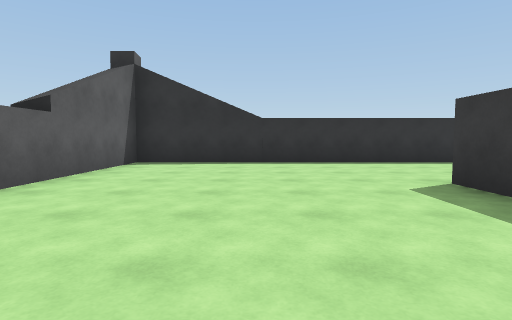
[1] (above)

19 first-person views from a walk through a 3-D level made in the Unity game engine. The camera is 1.2 m above the floor, tilts 4° down and sees 80° across. The floor is counted in squares, 2 m on a side. Each view is taken from the middle of a square. On the plan, view 1 faces up. The plan holds only what a view shows up to about 9 squares ahead; the rest is blank. The place goes on beyond the plan. The player character is not drawn. Surface patterns are stand-ins for the level's own textures.

[2]
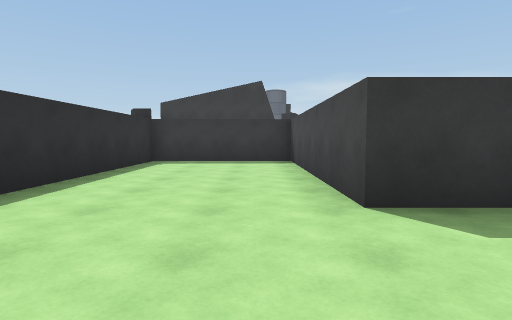

[3]
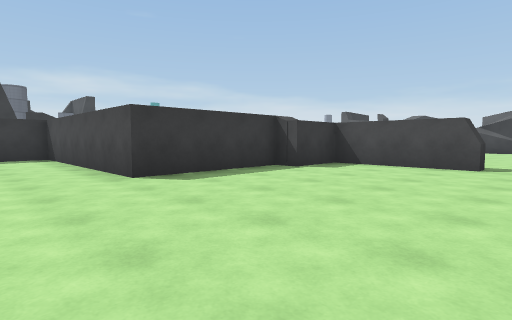

[4]
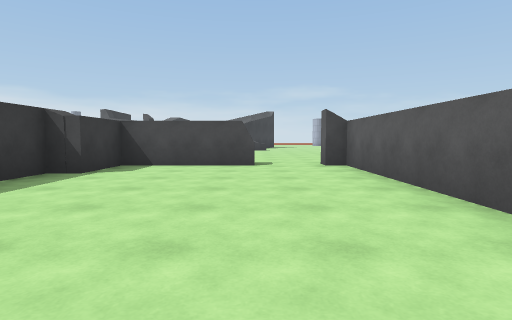

[5]
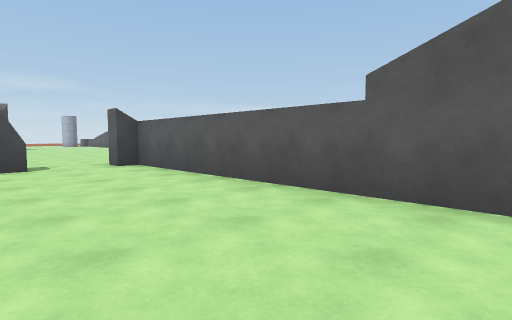

[6]
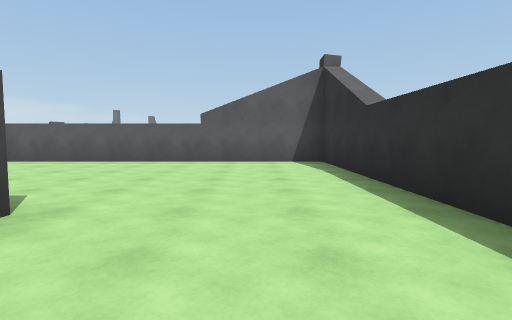

[7]
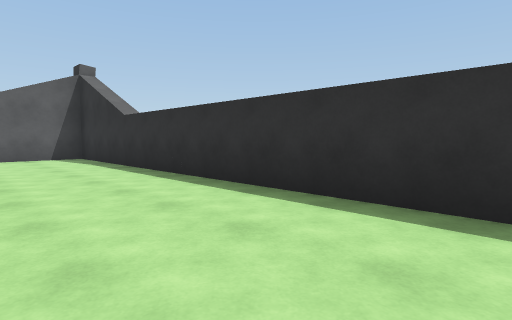

[8]
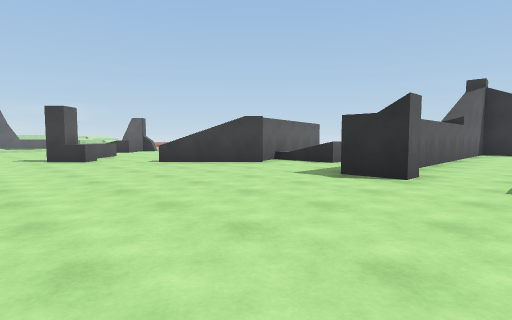

[9]
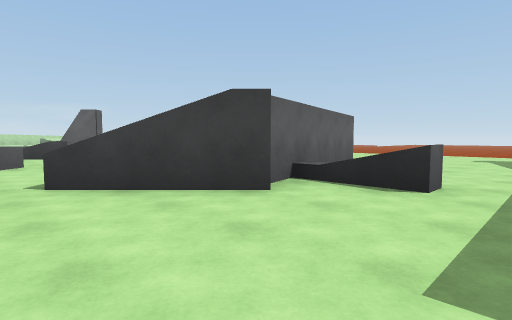

[10]
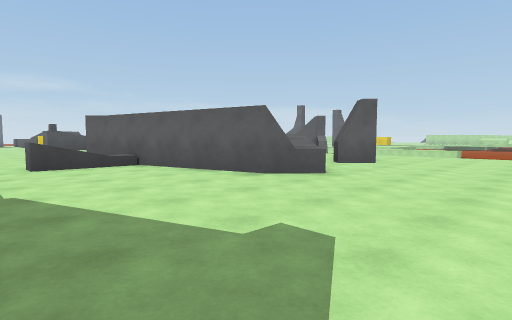

[11]
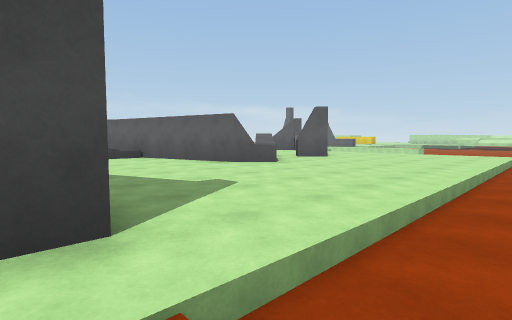

[12]
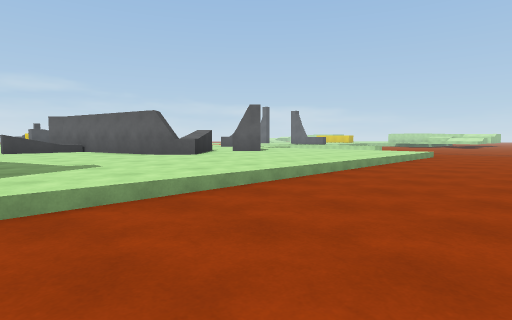

[13]
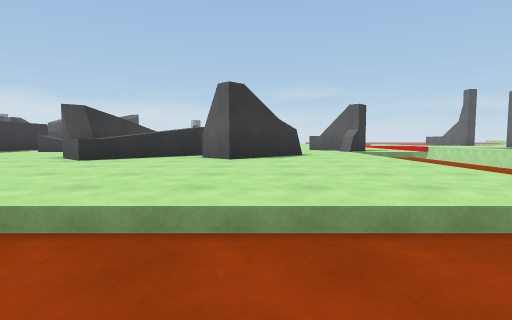

[14]
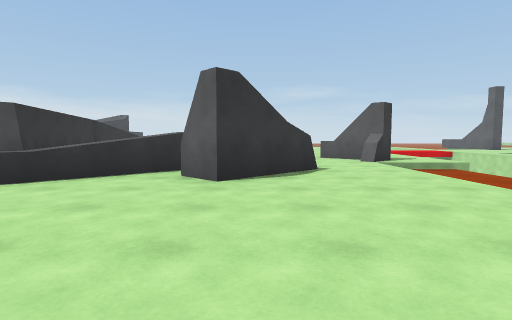

[15]
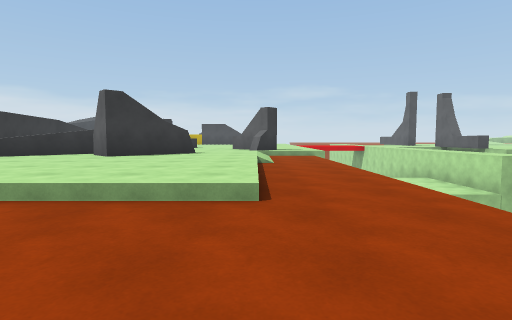

[16]
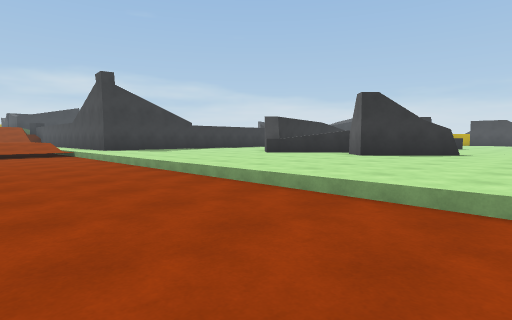

[17]
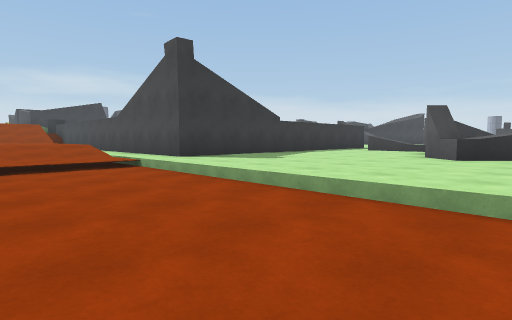

[18]
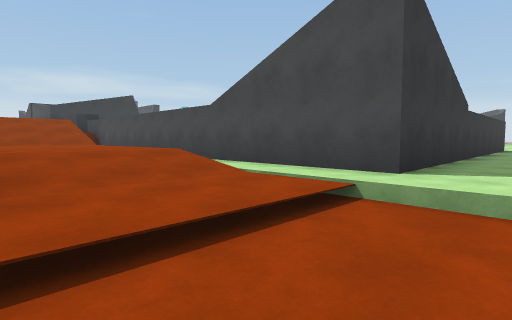

[19]
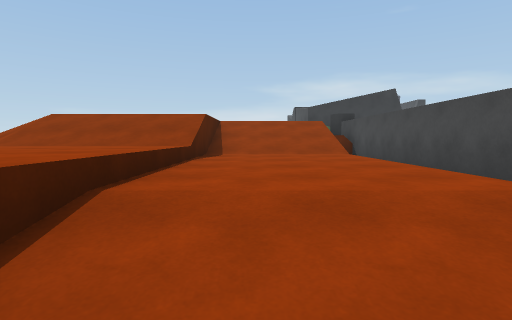

### Floor plan
Key: @ floor where view 1 was taken; # wall or solid block; x gap in a wall; . main floor; - floor 0.25 m lower than the main floor; : floor 0.5 m higher than the main floor; + floor 2.25 m higher than the main floor; / step, stairs or slope; = window, fence, low wall or low ledge; ^ raised ledge; v drop or lower ground.
Columns run from 17 left of view 1 to 8 right of it. Each row starts with its distance up from view 1.
 12   ------------. =///=#==+
 11  -------------../::::://+
 10 v-------------../::::://+
  9 v-////////////..////////^
  8 v-/...........############
  7 v-/...........#..........^
  6 v-/...........#..........^
  5 v-/.....^.....#..........#
  4 v-/.###^^#....#.....######
  3 v-/.# #^ #....#.....#
  2 v-/..    #....#.....#
  1 ..#..    ##x..#.....#
  0 ..##      #...#..@.##
 -1   ==.    ##...#..###
 -2   ...^...^.......
 -3       ^..........
 -4        #.........
 -5        ..........
 -6            ......

Where each view was taken, in squares from view 1:
view 1: 0 up, 0 right, facing up
view 2: 5 up, 0 right, facing right
view 3: 6 up, 2 left, facing down-right
view 4: 6 up, 1 left, facing down
view 5: 6 up, 0 right, facing down-left
view 6: 6 up, 5 right, facing left
view 7: 5 up, 7 right, facing up-left
view 8: 6 down, 1 left, facing up-left
view 9: 3 down, 4 left, facing up-left
view 10: 8 up, 4 left, facing down-left
view 11: 10 up, 3 left, facing down-left
view 12: 12 up, 4 left, facing down-left
view 13: 11 up, 12 left, facing down
view 14: 9 up, 12 left, facing down
view 15: 12 up, 15 left, facing down
view 16: 12 up, 15 left, facing down-right
view 17: 12 up, 10 left, facing down-right
view 18: 12 up, 5 left, facing down-right
view 19: 11 up, 2 left, facing right
